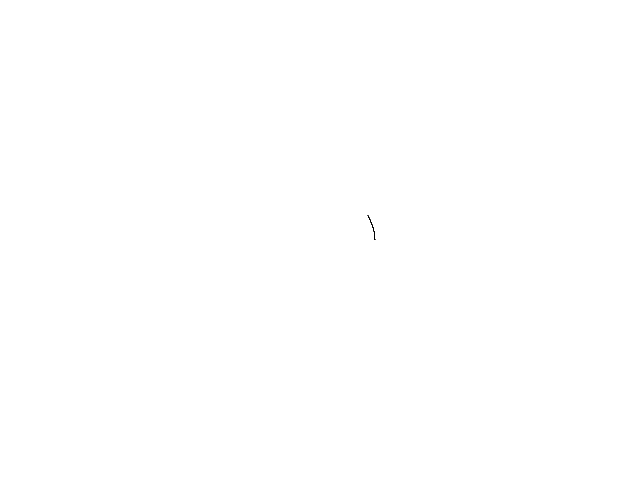
Frame 1 (no input)
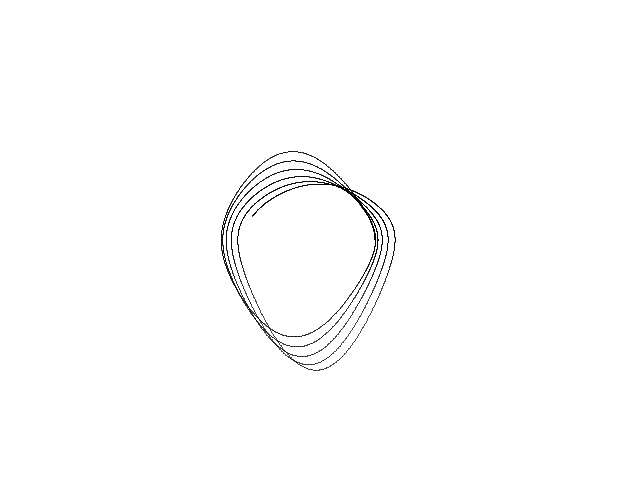
Frame 60 (the mouse pressed at the canvas centre just before this capture)
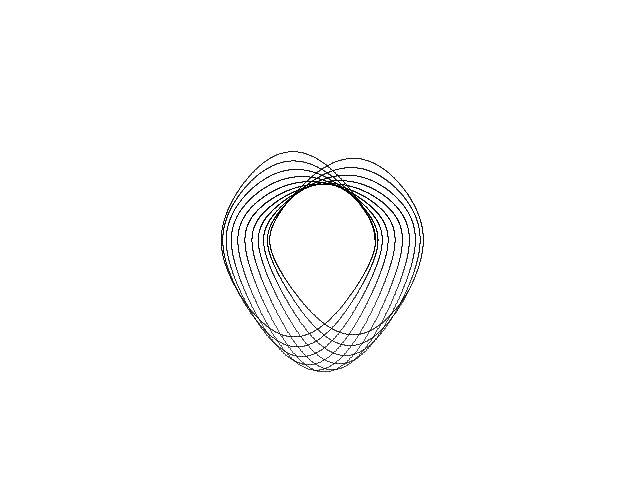
Frame 120 (the mouse held since frame 60 and released just before this capture)

The Processing sketch that drew these frames (run headless with seeded random() and noise(); from frame 60 on, the mouse is pressed at the canvas centre):

// Processing sketch: Nose_Hoover
// ── Nose_Hoover.pde
// Nose-Hoover chaotic attractor //

  float x = 1.0;
  float y = 0.0;
  float z = 0.0;
  float dt = 0.005;
  float a = 1.5;


void setup() {
  
  size(640, 480);
  background(255);
  
}

void draw() {
  
  for (int i=0; i<100; i++) {
    
    float nx = x;
    float ny = y;
    float nz = z;
        
    x = nx + dt * (ny);
    y = ny + dt * (- nx + ny * nz);
    z = nz + dt * (a - pow(ny, 2.0)); 
  
    point(320 + (55 * x), 240 + (45 * y));
        
  }

}
